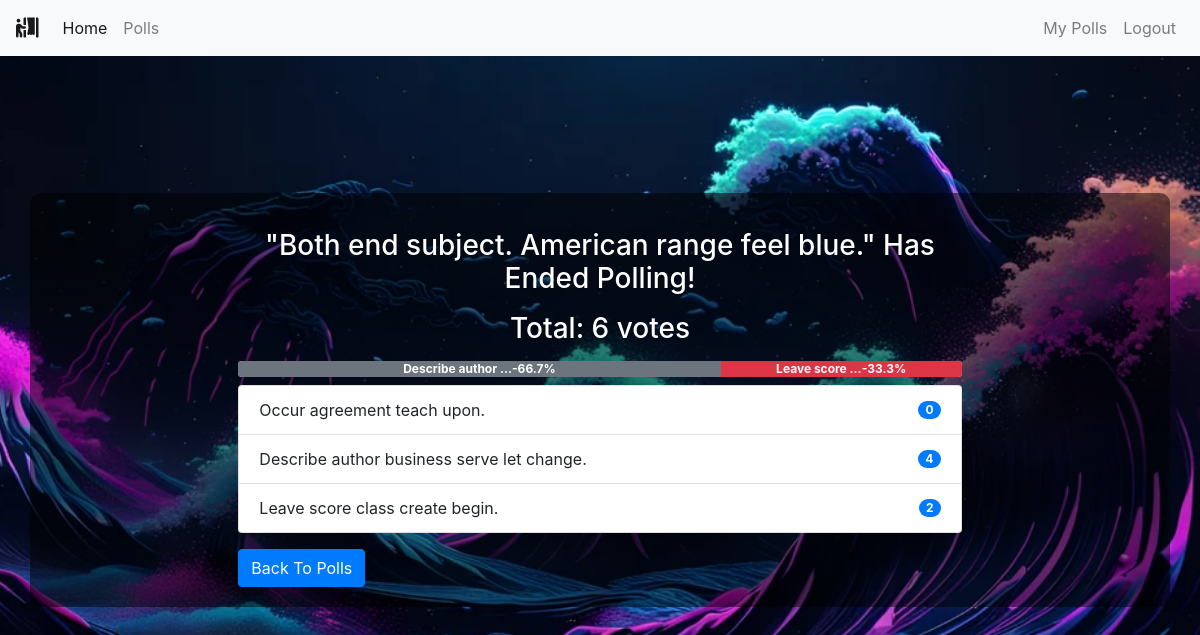
Page /polls/end/4/ (signed in) on the committed database.
### polls/models.py (models this page shows, shortened)
class Poll(models.Model):
    owner = models.ForeignKey(User, on_delete=models.CASCADE)
    text = models.TextField()
    pub_date = models.DateTimeField(default=timezone.now)
    active = models.BooleanField(default=True)
    created_at = models.DateTimeField(auto_now_add=True)
    @property
    def get_vote_count(self):
        return self.vote_set.count()
    def get_result_dict(self):
        res = []
        for choice in self.choice_set.all():
            d = {}
            alert_class = ['primary', 'secondary', 'success',
                           'danger', 'dark', 'warning', 'info']
            d['alert_class'] = secrets.choice(alert_class)
            d['text'] = choice.choice_text
            d['num_votes'] = choice.get_vote_count
            if not self.get_vote_count:
                d['percentage'] = 0
            else:
                d['percentage'] = (choice.get_vote_count /
                                   self.get_vote_count)*100
            res.append(d)
        return res

class Choice(models.Model):
    poll = models.ForeignKey(Poll, on_delete=models.CASCADE)
    choice_text = models.CharField(max_length=255)
    created_at = models.DateTimeField(auto_now_add=True)
    updated_at = models.DateTimeField(auto_now=True)
    @property
    def get_vote_count(self):
        return self.vote_set.count()

### polls/views.py (the view)
# urls.py: path('end/<int:poll_id>/', views.end_poll, name='end_poll'),
@login_required
def end_poll(request, poll_id):
    poll = get_object_or_404(Poll, pk=poll_id)
    if request.user != poll.owner:
        return redirect('home')
    if poll.active is True:
        poll.active = False
        poll.save()
        return render(request, 'polls/poll_result.html', {'poll': poll})
    else:
        return render(request, 'polls/poll_result.html', {'poll': poll})

### polls/templates/polls/poll_result.html
{% extends 'base.html' %}
{% load static %}
{% block custom_css %}
<link rel="stylesheet" href="{% static 'css/styles1.css' %}">
{% endblock custom_css %}
{% block content %}
<div class="container">
    {% if messages %}
    <div class="messages">
        {% for message in messages %}
        <div {% if message.tags %} class="{{ message.tags }}" {% endif %}>{{ message }}
            <button type="button" class="close" data-dismiss="alert" aria-label="Close">
                <span aria-hidden="true">&times;</span>
            </button>
        </div>
        {% endfor %}
    </div>
    {% else %}
    <div class="row">
        <div class="col-md-8 offset-sm-2">
            {% if poll.active %}
            <h3 class="mt-3 mb-3 text-center">Result for: {{ poll.text }}</h3>
            {% else %}
            <h3 class="mt-3 mb-3 text-center">"{{ poll.text }}" Has Ended Polling!</h3>
            {% endif %}
            <h3 class="mb-2 text-center">Total: {{ poll.get_vote_count }} votes</h3>
            <div class="progress mt-3 mb-2">
                {% for choice in poll.get_result_dict %}
                <div class="progress-bar bg-{{ choice.alert_class }}" role="progressbar" style="width: {{ choice.percentage }}%;"
                    aria-valuenow="30" aria-valuemin="0" aria-valuemax="100"><b>
                        {{choice.text|truncatewords:2}}-{{choice.percentage|floatformat}}%</b>
                </div>
                {% endfor %}
            </div>
            <ul class="list-group">
                {% for choice in poll.choice_set.all %}
                <li class="list-group-item d-flex justify-content-between align-items-center">
                    {{ choice.choice_text }}
                    <span class="badge badge-primary badge-pill">{{ choice.get_vote_count }}</span>
                </li>
                {% endfor %}
            </ul>
            {% endif %}
            <a class="btn btn-primary mt-3" href="{% url 'polls:list' %}" role="button">Back To Polls</a>
        </div>
    </div>
</div>
{% endblock content %}

### static/css/styles1.css (style rules this page uses)
html, body { height: 100%; margin: 0; padding: 0; }
body { background-image: url('1.jpg'); background-size: cover; background-position: center; display: flex; justify-content: center; align-items: center; }
h2, label, h1, h3 { color: white; }
.container { background-color: rgba(0, 0, 0, 0.5); padding: 20px; border-radius: 10px; }

### rows in the picture
Poll: text "Both end subject. American range feel blue.", get_vote_count "6"
Choice: text "Describe author …", choice_text "Describe author business serve let change.", get_vote_count "4"
Choice: text "Leave score …", choice_text "Leave score class create begin.", get_vote_count "2"
Choice: choice_text "Occur agreement teach upon.", get_vote_count "0"

### other values in the picture
{{ choice.percentage|floatformat }} "66.7" "33.3"
